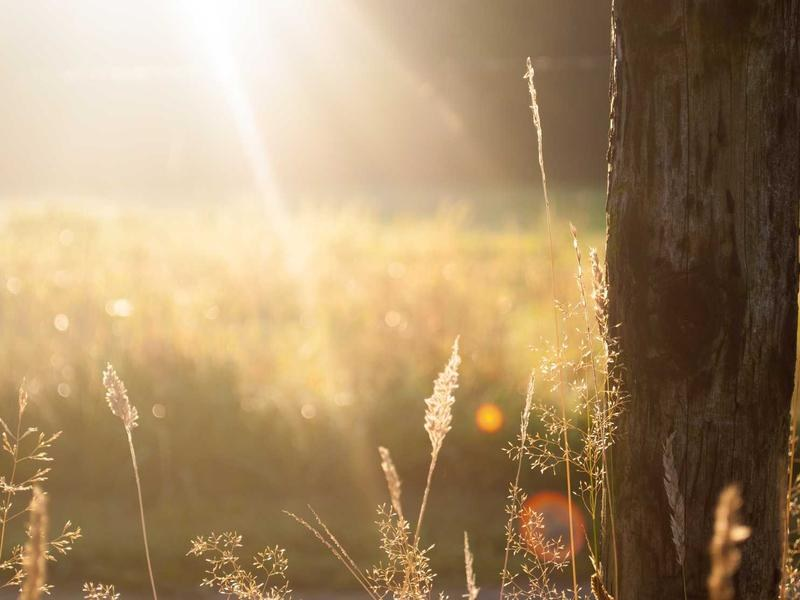
#> input picture tests/photos/beach1.jpg, 800 x 600 px, given in place of desert1.jpg, which was not available
$ python decode-photos.py
#> lines starting #> are read from the running program, lines starting #| are printed output that depends on the picture
#!/usr/bin/env python3
"""Decode the 24 test photos to raw RGBA bytes for the Node harness.

The browser's analyzePhoto() downsamples to 64x64 with drawImage, then
averages the pixels. This script does the equivalent resize with PIL and
dumps the 64x64 RGBA bytes, so tests/run-recommendations.mjs can run the
REAL src/analyze.js code in Node with no browser.
"""
import json
import os
from PIL import Image

HERE = os.path.dirname(os.path.abspath(__file__))
OUT = os.path.join(HERE, "photos-raw")
os.makedirs(OUT, exist_ok=True)

manifest = json.load(open(os.path.join(HERE, "photos.json")))
#> (reads tests/photos.json from the repository)
for entry in manifest:
    src = os.path.join(HERE, "photos", entry["file"])
    im = Image.open(src).convert("RGBA").resize((64, 64), Image.LANCZOS)
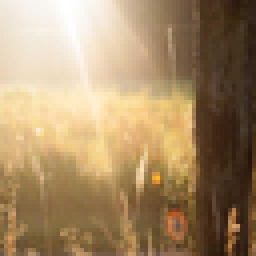
#> im: PIL image 64x64 RGBA (shown 4 times larger); mean R, G, B, A 166.3, 140, 104.4, 255
    raw = im.tobytes()
    assert len(raw) == 64 * 64 * 4, entry["file"]
    open(os.path.join(OUT, entry["file"] + ".rgba"), "wb").write(raw)
    print(entry["id"], entry["category"], "->", entry["file"] + ".rgba")
#> pass 2 of the loop `for entry in manifest:`:
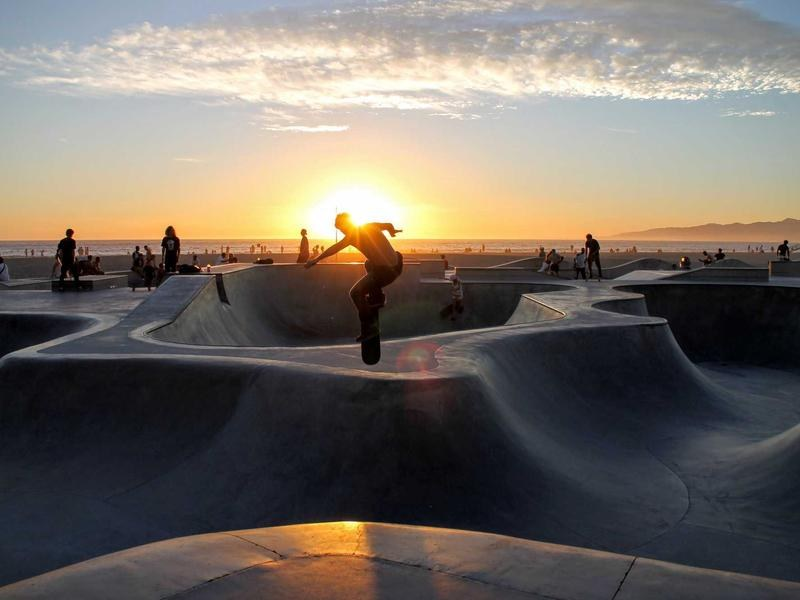
#> input picture tests/photos/bird1.jpg, 800 x 600 px, given in place of window2.jpg, which was not available
#> `im = Image.open(src).convert("RGBA").resize((64, 64), Image.LANCZOS)`:
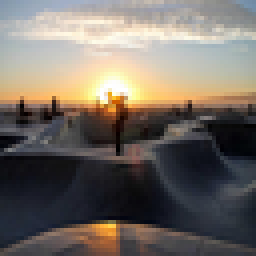
#> im: PIL image 64x64 RGBA (shown 4 times larger); mean R, G, B, A 115.8, 108.1, 100.5, 255
#> pass 3 of the loop `for entry in manifest:`:
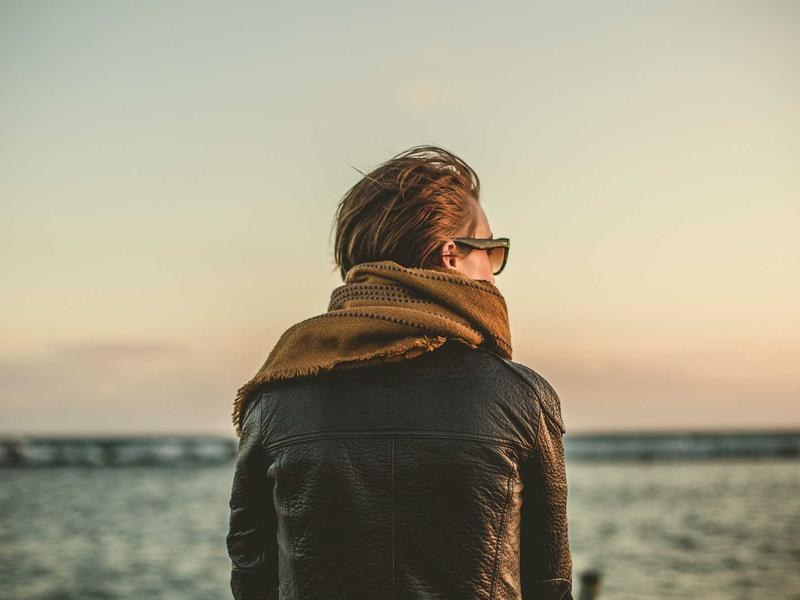
#> input picture tests/photos/cake1.jpg, 800 x 600 px
#> `im = Image.open(src).convert("RGBA").resize((64, 64), Image.LANCZOS)`:
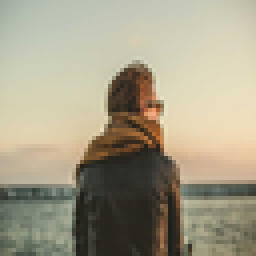
#> im: PIL image 64x64 RGBA (shown 4 times larger); mean R, G, B, A 163.6, 157, 135.2, 255
#> (the run stopped early here; a loop or call above may not have finished)
